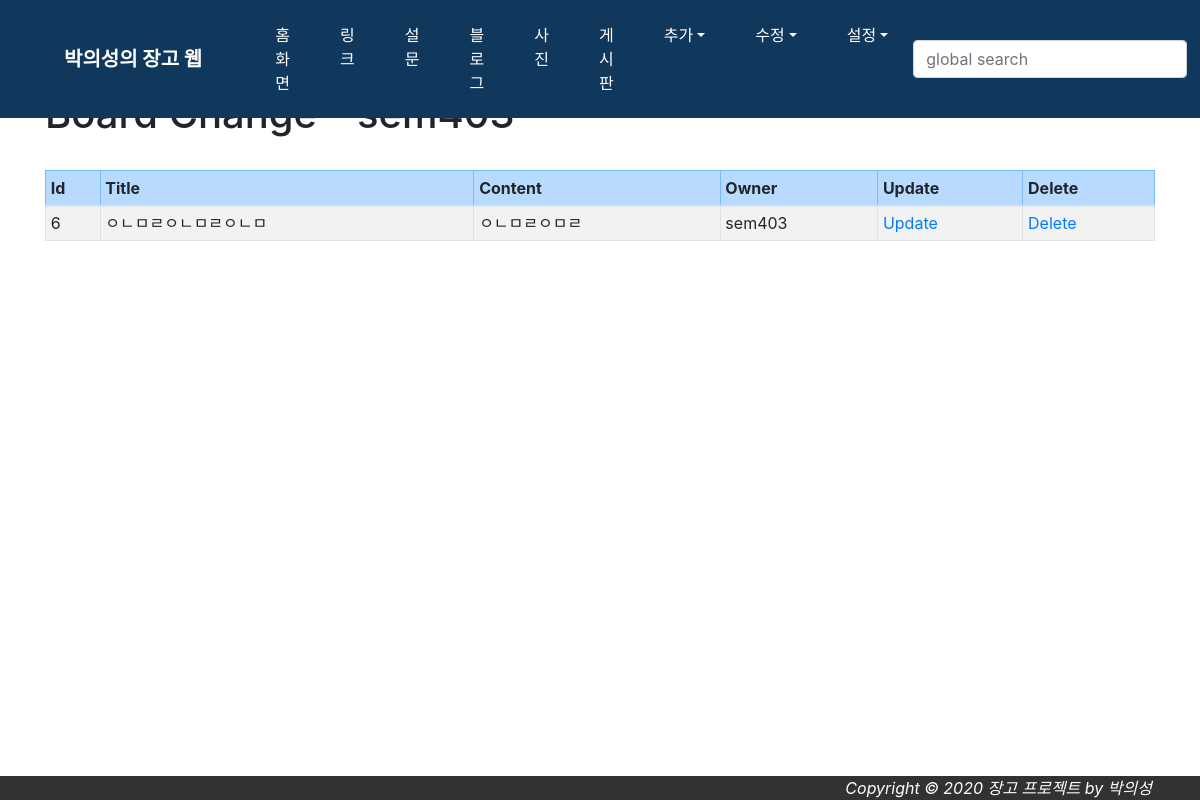
/board/change/ (signed in), run on the app's committed database.
### board/models.py (models this page shows, shortened)
class Board(models.Model):
    title = models.CharField(verbose_name='TITLE', max_length=50)
    slug = models.SlugField('SLUG', unique=True, allow_unicode=True, help_text='one word for title alias.')
    content = models.TextField('CONTENT')
    owner = models.ForeignKey(User, on_delete=models.CASCADE, verbose_name='OWNER', blank=True, null=True)
    create_dt = models.DateTimeField('CREATE DATE', auto_now_add=True)
    modify_dt = models.DateTimeField('MODIFY DATE', auto_now=True)
    hits = models.IntegerField('HITS', default=0)
    class Meta:
        verbose_name = 'board'
        verbose_name_plural = 'boards'
        db_table = 'board_boards'
        ordering = ('-modify_dt',)

### board/views.py (the view)
# urls.py: path('change/', views.BoardChangeLV.as_view(), name="change",),
class BoardChangeLV(LoginRequiredMixin, ListView):
    template_name = 'board/board_change_list.html'
    def get_queryset(self):
        return Board.objects.filter(owner=self.request.user)

### board/templates/board/board_change_list.html (shortened to what this page needs)
{% extends "base.html" %}
{% block content %}
	<h1>Board Change - {{user}}</h1>
	<br>
	<table class="table table-bordered table-sm table-striped">
		<thead>
			<tr class="table-primary">
				<th>Id</th>
				<th>Title</th>
				<th>Content</th>
				<th>Owner</th>
				<th>Update</th>
				<th>Delete</th>
			</tr>
		</thead>
		<tbody>
		{% for item in object_list %}
		<tr>
			<td>{{ item.id }}</td>
			<td>{{ item.title }}</td>
			<td>{{ item.content }}</td>
			<td>{{ item.owner }}</td>
			<td><a href="{% url 'board:update' item.id %}">Update</a></td>
			<td><a href="{% url 'board:delete' item.id %}">Delete</a></td>
		</tr>
		{% endfor %}
		</tbody>
	</table>
{% endblock %}

### data on the page
Board: id "6", title "ㅇㄴㅁㄹㅇㄴㅁㄹㅇㄴㅁ", content "ㅇㄴㅁㄹㅇㅁㄹ", owner "sem403"
